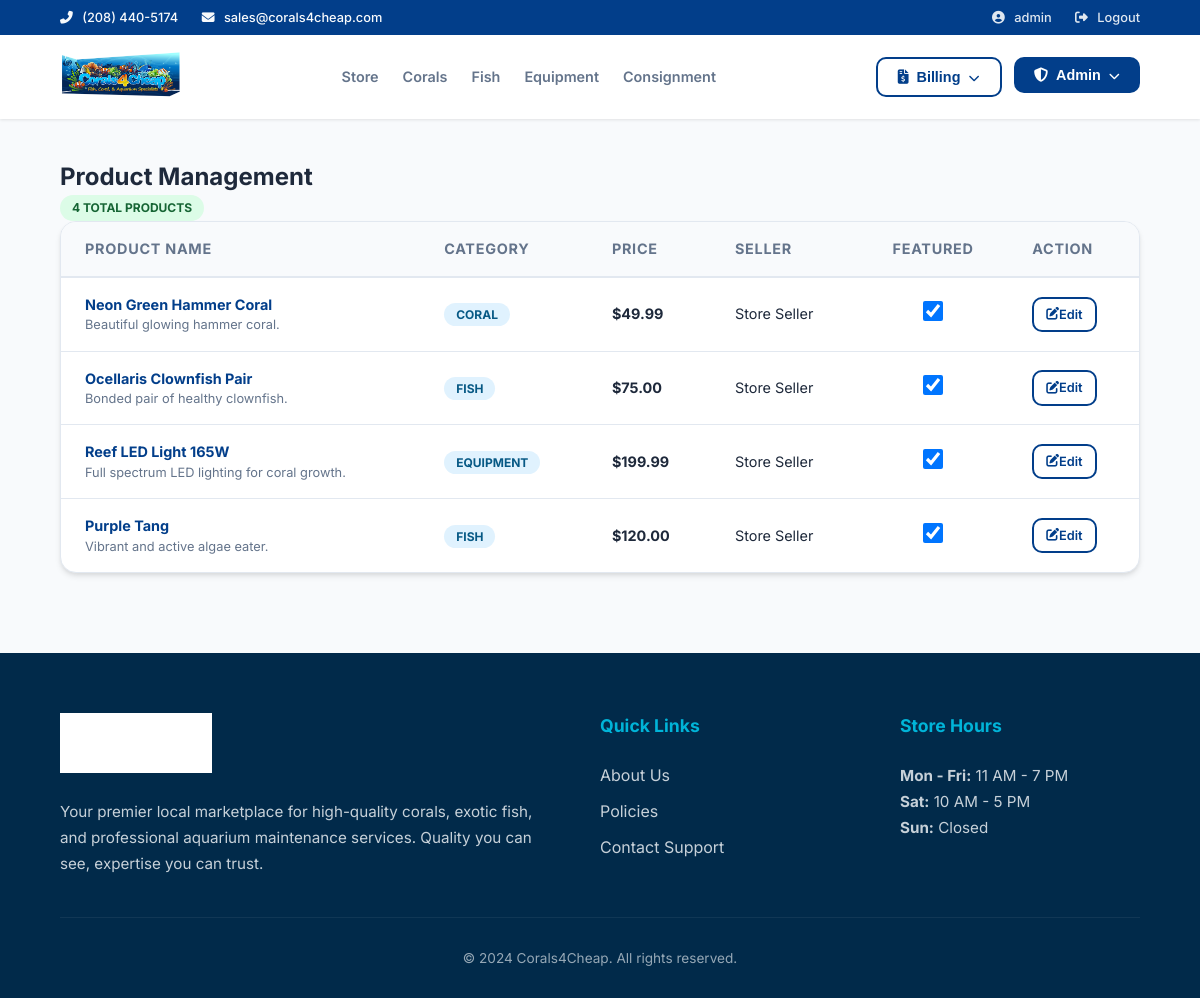
Screenshot of /manage_products (signed in) with the database file from the repository.
### app/models/__init__.py (models this page shows, shortened)
class User(UserMixin, db.Model):
    __tablename__ = 'users'
    user_id = db.Column(db.Integer, primary_key=True)
    username = db.Column(db.String(20), unique=True, nullable=False)
    email = db.Column(db.String(120), unique=True, nullable=False)
    password_hash = db.Column(db.String(128), nullable=False)
    first_name = db.Column(db.String(50), nullable=False)
    last_name = db.Column(db.String(50), nullable=False)
    dob = db.Column(db.Date, nullable=False)
    phone_number = db.Column(db.String(20), nullable=False)
    role_id = db.Column(db.Integer, db.ForeignKey('roles.role_id'), nullable=False)
    is_maintenance = db.Column(db.Boolean,nullable=False,default=0)
    in_store_credit = db.Column(db.Float)
    role = db.relationship('Role', backref='users')
    PasswordReset = db.Column(db.Boolean,default = 0)
    notes = db.Column(db.String(1500),default='')
    @property
    def is_admin(self):
        return self.role_id == 3
    @property
    def is_seller(self):
        return self.role_id in [2,3]

class ConsignmentProduct(db.Model):
    __tablename__ = 'consignment_products'
    product_id = db.Column(db.Integer, primary_key=True)
    name = db.Column(db.String(100), nullable=False)
    description = db.Column(db.Text)
    price = db.Column(db.Numeric(10, 2), nullable=False)
    image_url = db.Column(db.String(255))
    featured = db.Column(db.Boolean,nullable=False,default=0)
    item_type_id = db.Column(db.Integer, db.ForeignKey('item_types.item_type_id'))
    item_subtype_id = db.Column(db.Integer, db.ForeignKey('item_subtypes.item_subtype_id'))
    seller_id = db.Column(db.Integer, db.ForeignKey('users.user_id'))
    order_status = db.Column(db.String(5),nullable=False)
    item_type = db.relationship('ItemType', backref='consignment_products', lazy=True)
    item_subtype = db.relationship('ItemSubtype', backref='consignment_products', lazy=True)
    seller = db.relationship('User',backref = 'consignment_products',lazy=True)

class ItemType(db.Model):
    __tablename__ = 'item_types'
    item_type_id = db.Column(db.Integer, primary_key=True)
    name = db.Column(db.String(50), nullable=False)

### app/admin/routes.py (the view)
@admin_bp.route('/manage_products')
@login_required
@admin_required
def manage_products():
    products = ConsignmentProduct.query.options(
        joinedload(ConsignmentProduct.seller),
        joinedload(ConsignmentProduct.item_type)
    ).all()
    return render_template('manage_products.html', products=products)

### app/utils/utility_functions.py (called while the page is built)
def admin_required(func):
    @wraps(func)
    def decorated_view(*args, **kwargs):
        if not current_user.is_authenticated:
            flash("You must be logged in to access this page.", "warning")
            return redirect(url_for('auth.login'))
        if not current_user.is_admin:
            flash("You do not have permission to access this page.", "danger")
            return redirect(url_for('main.home'))
        return func(*args, **kwargs)
    return decorated_view

### app/templates/manage_products.html (shortened to what this page needs)
{% extends "base.html" %}
{% block content %}
<div class="section-header">
    <h2 class="section-title">Product Management</h2>
    <div class="user-actions">
        <span class="badge badge-success">{{ products|length }} Total Products</span>
    </div>
</div>
<div class="table-container">
    <table>
        <thead>
            <tr>
                <th>Product Name</th>
                <th>Category</th>
                <th>Price</th>
                <th>Seller</th>
                <th style="text-align: center;">Featured</th>
                <th>Action</th>
            </tr>
        </thead>
        <tbody>
            {% for product in products %}
                <tr>
                    <td>
                        <div style="display: flex; flex-direction: column;">
                            <span style="font-weight: 700; color: var(--primary);">{{ product.name }}</span>
                            <span style="font-size: 0.8rem; color: var(--text-muted); max-width: 300px; white-space: nowrap; overflow: hidden; text-overflow: ellipsis;">{{ product.description }}</span>
                        </div>
                    </td>
                    <td>
                        <span class="badge badge-info" style="background: #e0f2fe; color: #075985;">
                            {{ product.item_type.name }}
                        </span>
                    </td>
                    <td><span style="font-weight: 700;">${{ "%.2f"|format(product.price) }}</span></td>
                    <td>{{ product.seller.first_name }} {{ product.seller.last_name }}</td>
                    <td style="text-align: center;">
                        <input type="checkbox"
                               class="featured-checkbox"
                               data-product-id="{{ product.product_id }}"
                               {% if product.featured %}checked{% endif %}
                               style="width: 20px; height: 20px; cursor: pointer;">
                    </td>
                    <td>
                        <a href="{{ url_for('catalog.edit_item', item_id=product.product_id) }}" class="btn btn-outline" style="padding: 6px 12px; font-size: 0.8rem;">
                            <i class="fas fa-edit"></i> Edit
                        </a>
                    </td>
                </tr>
            {% endfor %}
        </tbody>
    </table>
</div>
{% endblock %}

### app/templates/base.html (shortened to what this page needs)
<!DOCTYPE html>
<html lang="en">
<head>
    <link rel="stylesheet" href="https://cdnjs.cloudflare.com/ajax/libs/font-awesome/6.4.0/css/all.min.css">
    <link rel="stylesheet" href="{{ url_for('static', filename='styles.css') }}">
</head>
<body>
    <div class="app-wrapper">
        <header class="site-header">
            <div class="top-bar">
                <div class="top-bar-left">
                    <span><i class="fas fa-phone-alt"></i> (208) 440-5174</span>
                    <span style="margin-left: 20px;"><i class="fas fa-envelope"></i> sales@corals4cheap.com</span>
                </div>
                <div class="top-bar-right">
                    {% if current_user.is_authenticated %}
                        <a href="{{ url_for('auth.edit_user') }}"><i class="fas fa-user-circle"></i> {{ current_user.username }}</a>
                        <a href="{{ url_for('auth.logout') }}"><i class="fas fa-sign-out-alt"></i> Logout</a>
                    {% else %}
                        <a href="{{ url_for('auth.login') }}"><i class="fas fa-lock"></i> Login / Register</a>
                    {% endif %}
                </div>
            </div>
            <div class="main-header">
                <div class="header-logo">
                    <a href="{{ url_for('main.home') }}">
                        <img src="{{ url_for('static', filename='images/logo.png') }}" alt="Corals4Cheap">
                    </a>
                </div>
                <nav class="main-nav">
                    <a href="{{ url_for('main.home') }}">Store</a>
                    <a href="{{ url_for('catalog.corals') }}">Corals</a>
                    <a href="{{ url_for('catalog.fish') }}">Fish</a>
                    <a href="{{ url_for('catalog.equipment') }}">Equipment</a>
                    {% if current_user.is_authenticated and current_user.is_seller %}
                        <a href="{{ url_for('catalog.consignment') }}">Consignment</a>
                    {% endif %}
                </nav>
                <div class="user-actions">
                    {% if current_user.is_authenticated and (current_user.is_admin or current_user.is_maintenance) %}
                        <div class="dropdown">
                            <button class="dropdown-toggle btn btn-outline">
                                <i class="fas fa-file-invoice-dollar"></i> Billing <i class="fas fa-chevron-down" style="font-size: 0.7rem;"></i>
                            </button>
                        </div>
                    {% endif %}
                    {% if current_user.is_authenticated and current_user.is_admin %}
                        <div class="dropdown">
                            <button class="dropdown-toggle btn btn-primary">
                                <i class="fas fa-shield-alt"></i> Admin <i class="fas fa-chevron-down" style="font-size: 0.7rem;"></i>
                            </button>
                        </div>
                    {% endif %}
                </div>
            </div>
        </header>
        <main class="content-area">
            {% block content %}{% endblock %}
        </main>
        <footer class="site-footer">
            <div class="footer-container">
                <div class="footer-col">
                    <img src="{{ url_for('static', filename='images/logo.png') }}" alt="Company Logo" class="footer-logo-img">
                    <p>Your premier local marketplace for high-quality corals, exotic fish, and professional aquarium maintenance services. Quality you can see, expertise you can trust.</p>
                </div>
                <div class="footer-col">
                    <h3>Quick Links</h3>
                    <ul class="footer-links">
                        <li><a href="{{ url_for('main.about_us') }}">About Us</a></li>
                        <li><a href="{{ url_for('main.policy') }}">Policies</a></li>
                        <li><a href="{{ url_for('main.contact') }}">Contact Support</a></li>
                    </ul>
                </div>
                <div class="footer-col">
                    <h3>Store Hours</h3>
                    <p><strong>Mon - Fri:</strong> 11 AM - 7 PM</p>
                    <p><strong>Sat:</strong> 10 AM - 5 PM</p>
                    <p><strong>Sun:</strong> Closed</p>
                </div>
            </div>
            <div class="footer-bottom">
                &copy; {{ now.year if now else '2024' }} Corals4Cheap. All rights reserved.
            </div>
        </footer>
    </div>
</body>
</html>

### app/static/styles.css (style rules this page uses)
:root { --primary: #023e8a; --primary-light: #0077b6; --secondary: #00b4d8; --accent: #ff9f1c; --accent-hover: #f18701; --bg-main: #f8fafc; --bg-card: #ffffff; --bg-footer: #012a4a; --text-main: #1e293b; --text-muted: #64748b; --text-on-dark: #f8fafc; --border-color: #e2e8f0; --border-hover: #90e0ef; --shadow-sm: 0 1px 3px rgba(0,0,0,0.1); --shadow-md: 0 4px 6px -1px rgba(0,0,0,0.1), 0 2px 4px -1px rgba(0,0,0,0.06); --shadow-lg: 0 10px 15px -3px rgba(0,0,0,0.1), 0 4px 6px -2px rgba(0,0,0,0.05); --radius-sm: 6px; --radius-md: 10px; --radius-lg: 16px; --radius-full: 9999px; --transition: all 0.3s cubic-bezier(0.4, 0, 0.2, 1); }
* { margin: 0; padding: 0; box-sizing: border-box; }
html, body { min-height: 100vh; font-family: 'Inter', -apple-system, BlinkMacSystemFont, "Segoe UI", Roboto, sans-serif; background-color: var(--bg-main); color: var(--text-main); line-height: 1.5; -webkit-font-smoothing: antialiased; }
.app-wrapper { display: flex; flex-direction: column; min-height: 100vh; }
.site-header { background: var(--bg-card); box-shadow: var(--shadow-sm); position: sticky; top: 0; z-index: 1000; }
.top-bar { background: var(--primary); color: var(--text-on-dark); padding: 8px 5%; display: flex; justify-content: space-between; font-size: 0.8rem; font-weight: 500; }
.top-bar i { margin-right: 6px; }
.top-bar-right a { color: var(--text-on-dark); text-decoration: none; margin-left: 20px; transition: var(--transition); opacity: 0.9; }
.main-header { padding: 15px 5%; display: flex; align-items: center; justify-content: space-between; gap: 30px; }
.header-logo img { height: 48px; transition: var(--transition); }
.main-nav { display: flex; gap: 24px; align-items: center; }
.main-nav a { text-decoration: none; color: var(--text-muted); font-weight: 600; font-size: 0.9rem; transition: var(--transition); position: relative; padding: 5px 0; }
.main-nav a::after { content: ''; position: absolute; bottom: 0; left: 0; width: 0; height: 2px; background: var(--primary-light); transition: var(--transition); }
.user-actions { display: flex; gap: 12px; }
.dropdown { position: relative; }
.dropdown-toggle { display: flex; align-items: center; gap: 8px; padding: 10px 16px; border-radius: var(--radius-md); font-size: 0.85rem; font-weight: 600; cursor: pointer; transition: var(--transition); }
.btn { display: inline-flex; align-items: center; justify-content: center; padding: 10px 20px; border-radius: var(--radius-md); font-weight: 600; font-size: 0.9rem; cursor: pointer; transition: var(--transition); text-decoration: none; border: none; }
.btn-primary { background: var(--primary); color: white; }
.btn-outline { background: transparent; border: 2px solid var(--primary); color: var(--primary); }
.content-area { flex: 1; width: 100%; max-width: 1400px; margin: 0 auto; padding: 40px 5%; }
.site-footer { background: var(--bg-footer); color: var(--text-on-dark); padding: 60px 5% 30px; }
.footer-container { display: grid; grid-template-columns: 2fr 1fr 1fr; gap: 60px; margin-bottom: 40px; }
.footer-logo-img { height: 60px; margin-bottom: 20px; filter: brightness(0) invert(1); }
.footer-col h3 { font-size: 1.1rem; font-weight: 700; margin-bottom: 24px; color: var(--secondary); }
.footer-col p { opacity: 0.8; font-size: 0.95rem; line-height: 1.7; }
.footer-links { list-style: none; }
.footer-links li { margin-bottom: 12px; }
.footer-links a { color: var(--text-on-dark); opacity: 0.8; text-decoration: none; transition: var(--transition); }
.footer-bottom { border-top: 1px solid rgba(255,255,255,0.1); padding-top: 30px; text-align: center; font-size: 0.85rem; opacity: 0.6; }
.table-container { background: var(--bg-card); border-radius: var(--radius-lg); box-shadow: var(--shadow-md); border: 1px solid var(--border-color); overflow: hidden; margin-bottom: 40px; }
table { width: 100%; border-collapse: collapse; font-size: 0.9rem; }
table thead th { background: var(--bg-main); color: var(--text-muted); font-weight: 700; text-transform: uppercase; letter-spacing: 0.05em; padding: 16px 24px; text-align: left; border-bottom: 2px solid var(--border-color); }
table tbody td { padding: 16px 24px; border-bottom: 1px solid var(--border-color); vertical-align: middle; }
table tbody tr:last-child td { border-bottom: none; }
.badge { padding: 4px 12px; border-radius: var(--radius-full); font-size: 0.75rem; font-weight: 700; text-transform: uppercase; }
.badge-success { background: #dcfce7; color: #166534; }

### rows the page displays
User: username "admin"
ConsignmentProduct: name "Neon Green Hammer Coral", description "Beautiful glowing hammer coral.", item_type.name "CORAL", price "49.99", seller.first_name "Store", seller.last_name "Seller", featured "☑"
ConsignmentProduct: name "Ocellaris Clownfish Pair", description "Bonded pair of healthy clownfish.", item_type.name "FISH", price "75.00", seller.first_name "Store", seller.last_name "Seller", featured "☑"
ConsignmentProduct: name "Reef LED Light 165W", description "Full spectrum LED lighting for coral growth.", item_type.name "EQUIPMENT", price "199.99", seller.first_name "Store", seller.last_name "Seller", featured "☑"
ConsignmentProduct: name "Purple Tang", description "Vibrant and active algae eater.", item_type.name "FISH", price "120.00", seller.first_name "Store", seller.last_name "Seller", featured "☑"

### other values shown
{{ products|length }} "4"
{{ now.year if now else '2024' }} "2024"
